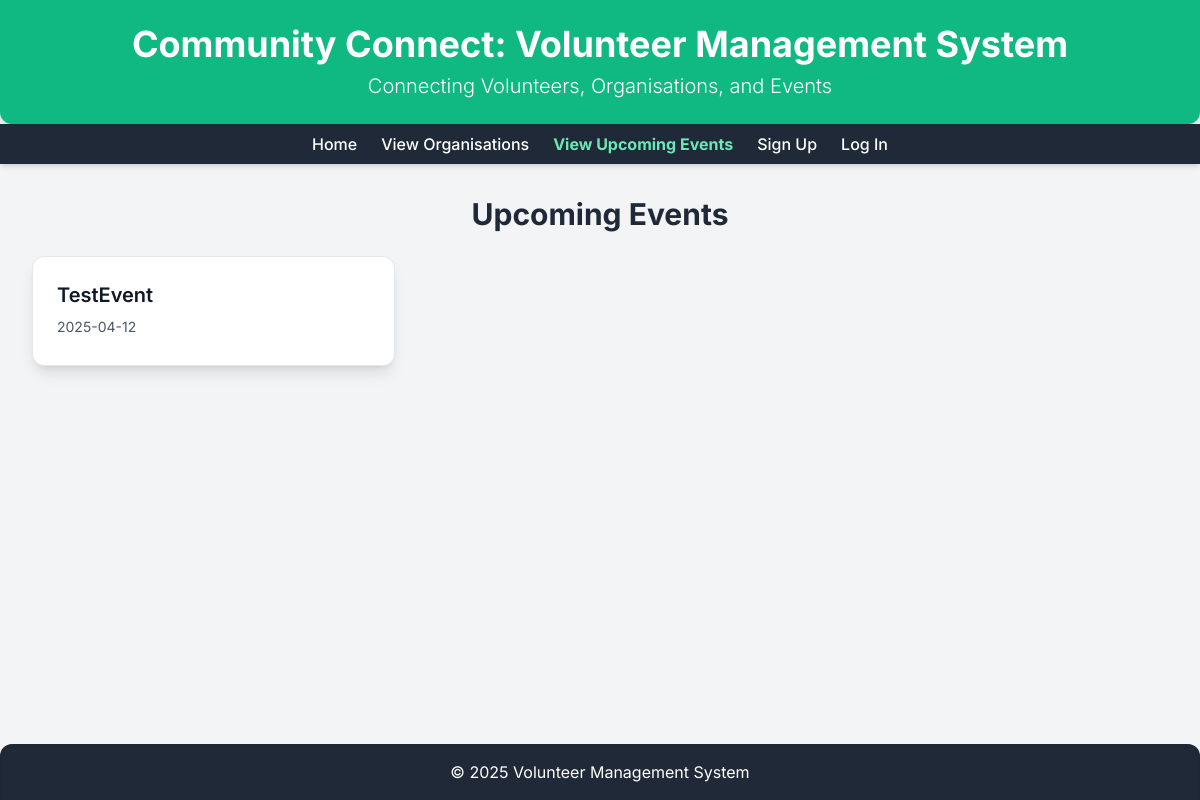
The page /events on the database as committed earlier.
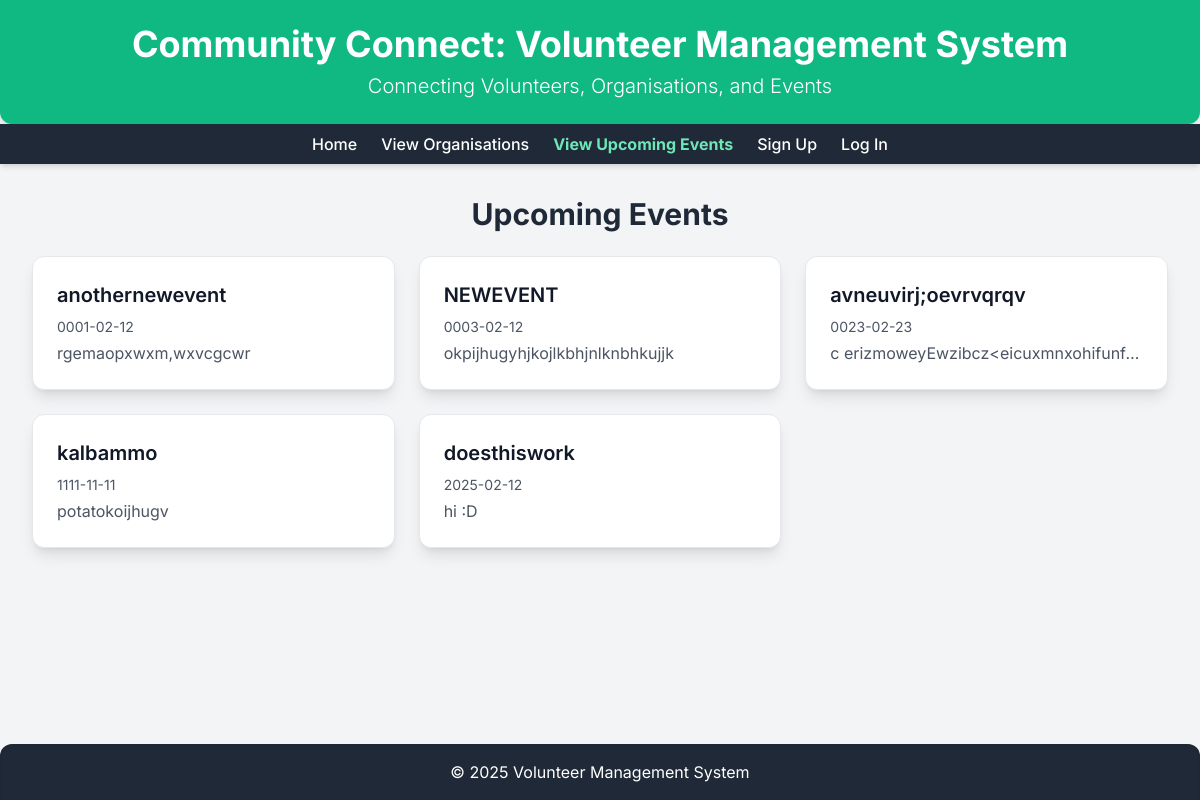
The same page on the database as committed later.
### tables this page shows
CREATE TABLE Events (
    ID INTEGER PRIMARY KEY,
    OrganisationID INTEGER NOT NULL,
    Name TEXT NOT NULL CHECK(length(Name) <= 20),
    Date DATE NOT NULL,
    Location TEXT NOT NULL CHECK(length(Location) <= 30),
    Description TEXT CHECK(length(Description) <= 300),
    StartTime TIME NOT NULL,
    EndTime TIME NOT NULL,
    Status TEXT NOT NULL CHECK(Status IN ('Upcoming', 'Passed')) DEFAULT 'Upcoming',
    FOREIGN KEY (OrganisationID) REFERENCES Organisations(ID) ON DELETE CASCADE,
    CHECK (EndTime > StartTime)
);

### app.py (the view, shortened to what this page needs)
@app.route("/events", methods=["GET", "POST"])
def events():
    db = get_db()
    cur = db.execute(
        """
        SELECT * FROM Events
        ORDER BY Date ASC
        """
    )
    events = cur.fetchall()
    return render_template("events.html", events=events)

### app.py (called while the page is built)
def get_db():
    db = getattr(g, '_database', None)
    if db is None:
        db = g._database = sqlite3.connect(DATABASE)
        db.row_factory = sqlite3.Row  # lets you access results like dicts
    return db

@app.teardown_appcontext
def close_connection(exception):
    db = getattr(g, '_database', None)
    if db is not None:
        db.close()

### templates/events.html (shortened to what this page needs)
<!DOCTYPE html>
<html lang="en">
<head>
    <script src="https://cdn.tailwindcss.com"></script>
</head>
<body class="flex flex-col min-h-screen">
    <header class="bg-emerald-500 text-white p-6 text-center rounded-b-xl shadow-lg">
        <h1 class="text-4xl font-bold">Community Connect: Volunteer Management System</h1>
        <p class="mt-2 text-xl font-light">Connecting Volunteers, Organisations, and Events</p>
    </header>
    <nav class="bg-gray-800 p-2 text-center shadow-md">
        <div class="max-w-4xl mx-auto flex justify-center space-x-6">
            <a href="/" class="text-white hover:text-emerald-300 font-medium transition-colors">Home</a>
            <a href="/organisations" class="text-white hover:text-emerald-300 font-medium transition-colors">View Organisations</a>
            <a href="/events" class="text-emerald-300 font-bold transition-colors">View Upcoming Events</a>
            {% if session["user_type"] %}
                {% if session["user_type"] == "volunteer" %}
                    <a href="/view_signups" class="text-white hover:text-emerald-300 font-medium transition-colors">My Signups</a>
                    <a href="/edit_profile" class="text-white hover:text-emerald-300 font-medium transition-colors">Edit Profile</a>
                    <a href="/logout" class="text-white hover:text-emerald-300 font-medium transition-colors">Log Out</a>
                {% elif session["user_type"] == "organisation" %}
                    <a href="/view_signups" class="text-white hover:text-emerald-300 font-medium transition-colors">Signups</a>
                    <a href="/edit_profile" class="text-white hover:text-emerald-300 font-medium transition-colors">Edit Profile</a>
                    <a href="/logout" class="text-white hover:text-emerald-300 font-medium transition-colors">Log Out</a>
                {% endif %}
            {% else %}
                <a href="/signup" class="text-white hover:text-emerald-300 font-medium transition-colors">Sign Up</a>
                <a href="/log_in" class="text-white hover:text-emerald-300 font-medium transition-colors">Log In</a>
            {% endif %}
        </div>
    </nav>
    <main class="p-8 flex-grow">
        <div class="max-w-6xl mx-auto">
            <h2 class="text-3xl font-bold text-gray-800 mb-6 text-center">
                {% if session["user_type"] == "organisation" %}
                    Your Events
                {% else %}
                    Upcoming Events
                {% endif %}
            </h2>
            <section>
                {% if session["user_type"] == "organisation" %}
                    <div class="text-center mb-6">
                        <button id="add-event-btn" class="bg-emerald-600 text-white font-bold py-3 px-6 rounded-lg hover:bg-emerald-700 transition-colors shadow-md">
                            Add New Event
                        </button>
                    </div>
                    <div id="events-grid-org" class="grid sm:grid-cols-1 md:grid-cols-2 lg:grid-cols-3 gap-6">
                        {% for event in events %}
                            <div class="event-card bg-white p-6 rounded-xl shadow-lg border border-gray-200 cursor-pointer"
                                data-event-id="{{ event['Id'] }}"
                                data-event-name="{{ event['Name'] }}"
                                data-event-description="{{ event['Description'] }}"
                                data-event-date="{{ event['Date'] }}">
                                <h3 class="text-xl font-semibold mb-2 text-gray-900">{{ event['Name'] }}</h3>
                                <p class="text-gray-600 text-sm mb-1">{{ event['Date'] }}</p>
                                <p class="text-gray-600 truncate">{{ event['Description'] }}</p>
                                <div class="mt-4 flex justify-end">
                                    <form action="/events" method="POST" class="delete-form">
                                        <input type="hidden" name="event_id" value="{{ event['Id'] }}">
                                        <button type="submit" class="bg-red-500 text-white px-4 py-2 rounded-lg text-sm hover:bg-red-600 transition-colors">
                                            Delete
                                        </button>
                                    </form>
                                </div>
                            </div>
                        {% endfor %}
                    </div>
                {% else %}
                    <div id="events-grid-volunteer" class="grid sm:grid-cols-1 md:grid-cols-2 lg:grid-cols-3 gap-6">
                        {% for event in events %}
                            <div class="event-card bg-white p-6 rounded-xl shadow-lg border border-gray-200 cursor-pointer transition-transform transform hover:scale-105"
                                data-event-id="{{ event['Id'] }}"
                                data-event-name="{{ event['Name'] }}"
                                data-event-description="{{ event['Description'] }}"
                                data-event-date="{{ event['Date'] }}">
                                <h3 class="text-xl font-semibold mb-2 text-gray-900">{{ event['Name'] }}</h3>
                                <p class="text-gray-600 text-sm mb-1">{{ event['Date'] }}</p>
                                <p class="text-gray-600 truncate">{{ event['Description'] }}</p>
                            </div>
                        {% endfor %}
                    </div>
                {% endif %}
            </section>
        </div>
    </main>
    <footer class="bg-gray-800 text-white p-4 text-center mt-auto shadow-inner rounded-t-xl">
        <p>&copy; 2025 Volunteer Management System</p>
    </footer>
</body>
</html>

### templates/events.html (style rules this page uses)
body { font-family: 'Inter', sans-serif; background-color: #f3f4f6; color: #1f2937; }

Rows that differ between the two databases and show on the page:
added Events: Name "anothernewevent", Date "0001-02-12", Description "rgemaopxwxm,wxvcgcwr"
added Events: Name "NEWEVENT", Date "0003-02-12", Description "okpijhugyhjkojlkbhjnlknbhkujjk"
added Events: Name "avneuvirj;oevrvqrqv", Date "0023-02-23", Description "c erizmoweyEwzibcz<eicuxmnxohifunf…"
added Events: Name "kalbammo", Date "1111-11-11", Description "potatokoijhugv"
changed Events: Name "TestEvent" → "doesthiswork"; Date "2025-04-12" → "2025-02-12"; Description (not shown) → "hi :D"
